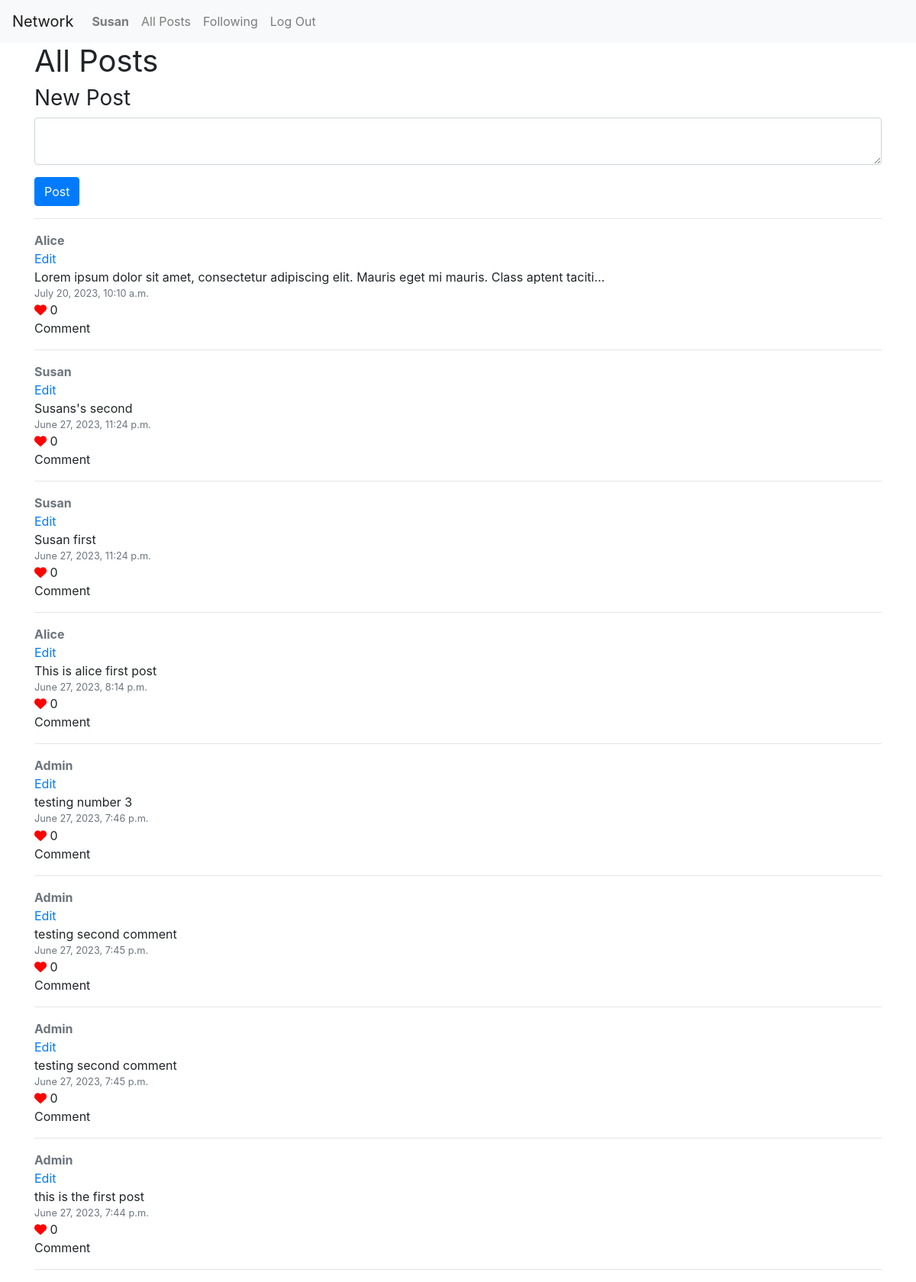
Page / (signed in) on the committed database.
### network/models.py (models this page shows, shortened)
class User(AbstractUser):
    pass

class Post(models.Model):
    content = models.TextField(verbose_name='')
    user = models.ForeignKey(User, on_delete=models.CASCADE)
    comment = models.ForeignKey(Comment, on_delete=models.CASCADE, blank=True, null=True)
    pub_date = models.DateTimeField(auto_now_add=True)
    likes = models.ManyToManyField(User, related_name="post_like", blank=True)

### network/views.py (the view, shortened to what this page needs)
# urls.py: path("", views.index, name="index"),
def index(request):
    form = PostForm()
    posts = Post.objects.order_by('-pub_date')
    return render(request, "network/index.html", {'form': form, 'posts': posts})

### network/forms.py
class PostForm(forms.ModelForm):
    class Meta:
        model = Post
        fields = ['content' ]
        widgets = {
            'content' : forms.Textarea(attrs={'rows': 2, 'class': 'form-control mb-2'})
        }

### network/templates/network/index.html (shortened to what this page needs)
{% extends "network/layout.html" %}
{% load static %}
{% load crispy_forms_tags %}
{% block body %}
    <div class="container">
        {% if request.user.is_authenticated %}
            <h1 class="fw_400">All Posts</h1>
            <p class="h3 fw_400">New Post</p>
            <form method="post">
                {{ form|crispy }}
                <button class="btn btn-primary" type="submit">Post</button>
            </form>
            <hr>
            {% for post in posts  %}
{% load static %}
{% load static %}
                <a href="#" class="my-1 font-weight-bold text-secondary">{{post.user | capfirst }}</a>
                <a class="d-block" href="#">Edit</a>
                <p class="my-0">{{ post.content|truncatechars:100 }} {% if post.content.count > 100 %}...{% endif %}</p>
                <p class="my-0 text-muted small">{{post.pub_date}}</p>
                <i class="fa-solid fa-heart" style="color: #ff0000;"></i>
                <span>{{ post.likes.count }}</span>
                <p class="my-0">Comment</p>
                <hr>
            {% endfor %}
        {% endif %}
    </div>
{% endblock %}

### network/templates/network/layout.html (shortened to what this page needs)
{% load static %}
<!DOCTYPE html>
<html lang="en">
    <head>
        <link rel="stylesheet" href="https://stackpath.bootstrapcdn.com/bootstrap/4.4.1/css/bootstrap.min.css">
        <link href="{% static 'network/styles.css' %}" rel="stylesheet">
    </head>
    <body>
        <nav class="navbar navbar-expand-lg navbar-light bg-light">
            <a class="navbar-brand" href="#">Network</a>
            <div>
              <ul class="navbar-nav mr-auto">
                {% if user.is_authenticated %}
                    <li class="nav-item">
                        <a class="nav-link" href="#"><strong>{{ user.username }}</strong></a>
                    </li>
                {% endif %}
                <li class="nav-item">
                  <a class="nav-link" href="{% url 'index' %}">All Posts</a>
                </li>
                {% if user.is_authenticated %}
                    <li class="nav-item">
                        <a class="nav-link" href="{% url 'following' %}">Following</a>
                    </li>
                    <li class="nav-item">
                        <a class="nav-link" href="{% url 'logout' %}">Log Out</a>
                    </li>
                {% endif %}
              </ul>
            </div>
          </nav>
        <div class="body">
            {% block body %}
            {% endblock %}
        </div>
    </body>
</html>

### network/static/network/styles.css (style rules this page uses)
.fw_400 { font-weight: 400; }

### rows in the picture
User: username "Susan"
Post: user "Alice", content "Lorem ipsum dolor sit amet, consectetur adipiscing elit. Mauris eget mi mauris. Class aptent taciti…", pub_date "July 20, 2023, 10:10 a.m.", likes.count "0"
Post: user "Susan", content "Susans's second", pub_date "June 27, 2023, 11:24 p.m.", likes.count "0"
Post: user "Susan", content "Susan first", pub_date "June 27, 2023, 11:24 p.m.", likes.count "0"
Post: user "Alice", content "This is alice first post", pub_date "June 27, 2023, 8:14 p.m.", likes.count "0"
Post: user "Admin", content "testing number 3", pub_date "June 27, 2023, 7:46 p.m.", likes.count "0"
Post: user "Admin", content "testing second comment", pub_date "June 27, 2023, 7:45 p.m.", likes.count "0"
Post: user "Admin", content "testing second comment", pub_date "June 27, 2023, 7:45 p.m.", likes.count "0"
Post: user "Admin", content "this is the first post", pub_date "June 27, 2023, 7:44 p.m.", likes.count "0"
